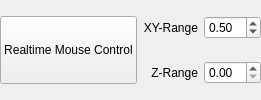
<?xml version="1.0" encoding="UTF-8"?>
<ui version="4.0">
 <class>RealtimeControllerWidget</class>
 <widget class="QWidget" name="RealtimeControllerWidget">
  <layout class="QGridLayout" name="gridLayout" columnstretch="2,1,1">
   <property name="leftMargin"><number>0</number></property>
   <property name="topMargin"><number>0</number></property>
   <property name="rightMargin"><number>0</number></property>
   <property name="bottomMargin"><number>0</number></property>
   <item row="0" column="0" rowspan="2">
    <widget class="QPushButton" name="mouse_control_button">
     <property name="text"><string>Realtime Mouse Control</string></property>
     <property name="checkable"><bool>true</bool></property>
     <property name="sizePolicy">
      <sizepolicy hsizetype="Preferred" vsizetype="Expanding">
       <horstretch>0</horstretch>
       <verstretch>0</verstretch>
      </sizepolicy>
     </property>
    </widget>
   </item>
   <item row="0" column="1">
    <widget class="QLabel" name="label_xy_range">
     <property name="text"><string>XY-Range</string></property>
     <property name="alignment"><set>Qt::AlignRight|Qt::AlignVCenter</set></property>
    </widget>
   </item>
   <item row="0" column="2">
    <widget class="QDoubleSpinBox" name="spinbox_xy_range">
     <property name="value"><double>0.500000</double></property>
    </widget>
   </item>
   <item row="1" column="1">
    <widget class="QLabel" name="label_z_range">
     <property name="text"><string>Z-Range</string></property>
     <property name="alignment"><set>Qt::AlignRight|Qt::AlignVCenter</set></property>
    </widget>
   </item>
   <item row="1" column="2">
    <widget class="QDoubleSpinBox" name="spinbox_z_range">
     <property name="value"><double>0.000000</double></property>
    </widget>
   </item>
  </layout>
 </widget>
 <resources/>
 <connections/>
</ui>
